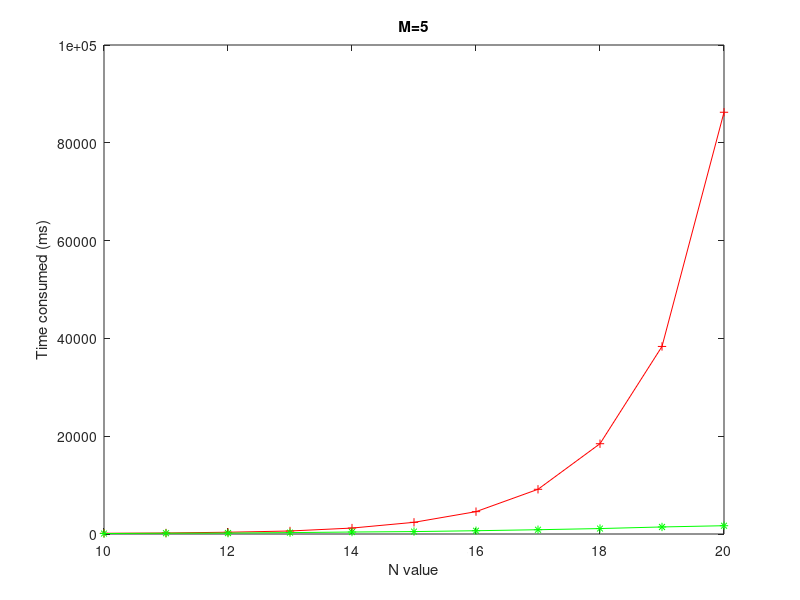

The MATLAB script that drew this image: (Note: this script raises an error after producing the figure.)
% plot time consumed
N = 10:20;
T1=[149,208,362,615,1214,2387,4571,9143,18464,38355,86247];
T2=[94,159,187,286,406,495,670,876,1113,1441,1695];

plot(N,T1,'-r+')
title('M=5')
hold on
xlabel('N value');
ylabel('Time consumed (ms)')
plot(N,T2,'-g*')

legend('Willims'' method ','New method ',0)
